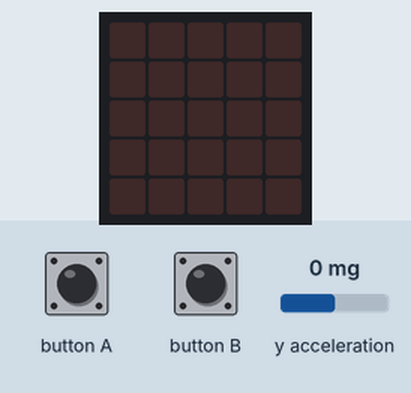
Bench run of a program on a simulated BBC micro:bit running MicroPython. Parts: the board's 5×5 LED display. The inputs (shaded band) are chosen by the test bench; at power-on: y acceleration 0 mg. No radio messages arrive unless stated (any console line starting 'radio sent:' is added by the test bench); what the program prints to the serial console is not drawn.

Above: at 1.2 s.
1.3 s: button A pressed for 0.15 s
At 1.37 s:
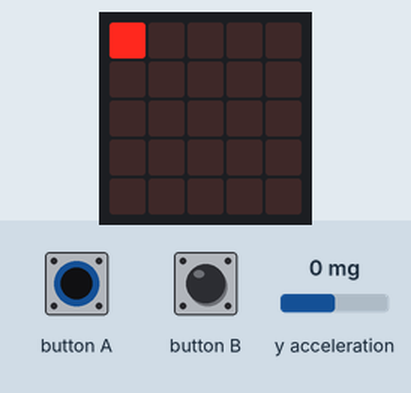
2.9 s: button B pressed for 0.15 s
At 2.97 s:
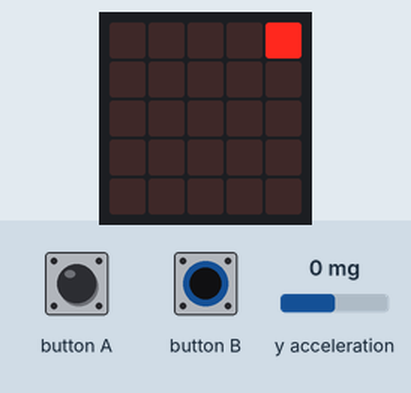
4.5 s: y acceleration set to 1440 mg
6.0 s: button A pressed for 1 s
At 6.8 s:
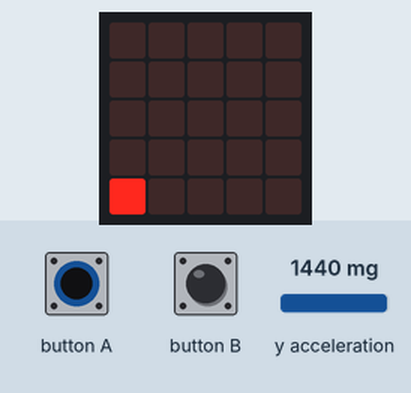
8.5 s: button B pressed for 1 s
At 9.1 s:
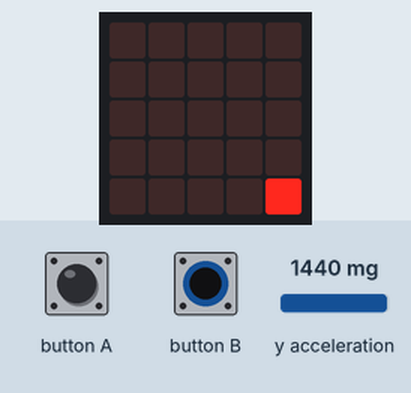
11.0 s: button B pressed for 3.2 s
Timing chart, 0 to 13.2 s (numbered marks = the images above; inputs shaded):
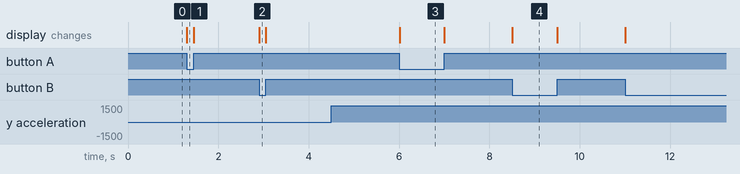

The program:

bitbot_controller_handset.py
```python
# Add your Python code here. E.g.
from microbit import *
import radio

FORWARD = 0
BACKWARD = 1

MOTOR_ON = 1
MOTOR_OFF = 0

MOTOR_ONE = 'one'
MOTOR_TWO = 'two'


_states = {
    'F': 'Forward',
    'B': 'Backward',
    'S': 'Steady'
}
_state = 'S'
radio.on()
radio.config(channel=47, power=5)


def get_tilt():
    reading = accelerometer.get_y()
    if reading > 750:
        return BACKWARD
    return FORWARD


while True:
    direction = get_tilt()
    state = '{:s},{},{:s},{},{}'.format(
        MOTOR_ONE, int(button_a.is_pressed()),
        MOTOR_TWO, int(button_b.is_pressed()),
        direction)
    state_split = state.split(',')
    display.clear()
    if int(state_split[1]):
        display.set_pixel(0, 4 * direction, 9)
    if int(state_split[3]):
        display.set_pixel(4, 4 * direction, 9)
    radio.send(state)
    sleep(1)
```

Measured:
- after the input at 1.3 s, the display: changes at once (image 1)
- after the input at 2.9 s, the display: changes at once (image 2)
- after the input at 6.0 s, the display: changes at once (image 3)
- after the input at 8.5 s, the display: changes at once (image 4)
